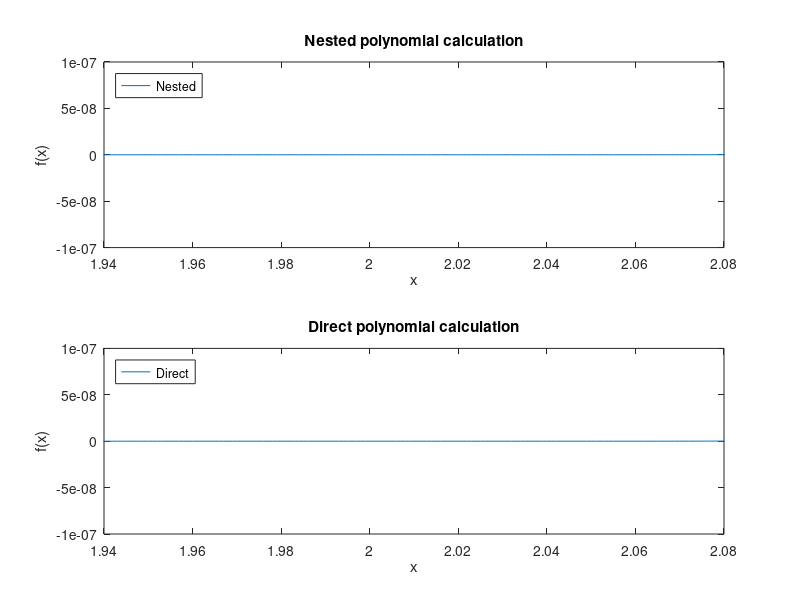
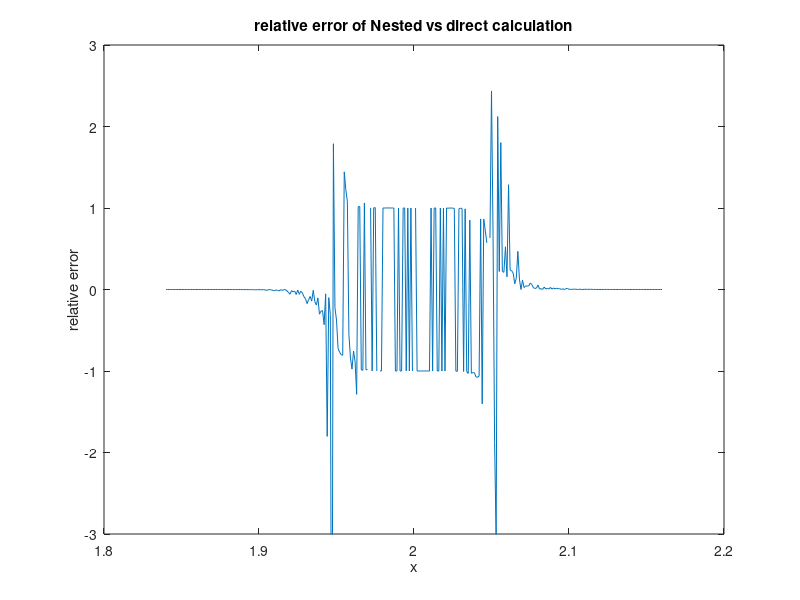

The MATLAB script that drew these images, in order:
clear all
close all

n = 9;
x = 1.84:.001:2.16;
c = [-512,2304,-4608,5376,-4032,2016,-672,144,-18,1];
p = c(n+1);

for i = n:-1:1
        p = p.*x + c(i);
end

pd = (x-2).^9;
relErr = abs(pd-p)./p;
figure(1)
  subplot(2,1,1)
    plot(x,p)
    title('Nested polynomial calculation')
    xlim([1.94,2.08])
    legend('Nested','Location','NorthWest')
    xlabel('x')
    ylabel('f(x)')
  subplot(2,1,2)
    plot(x,pd)
    title('Direct polynomial calculation')
    legend('Direct','Location','NorthWest')
    xlim([1.94,2.08])
    xlabel('x')
    ylabel('f(x)')
    
figure(2)
    plot(x,relErr)
    title('relative error of Nested vs direct calculation')
    xlabel('x')
    ylabel('relative error')
    ylim([-3,3])
